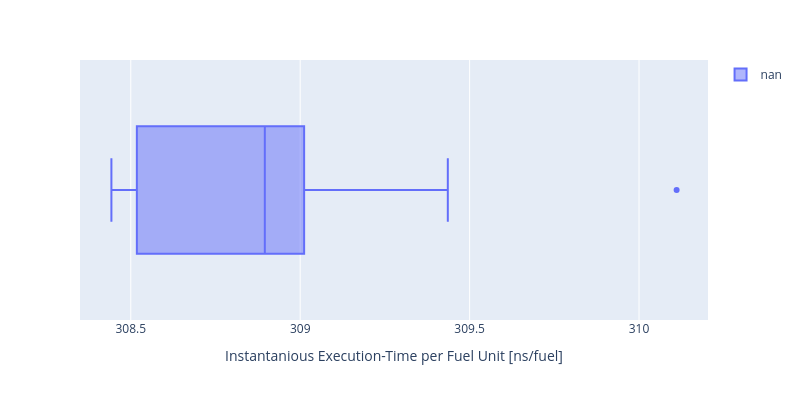

The cell this chart's notebook holds for it:
### Code cell
tpf=data.reset_index()
tpf[["wctpf", "tpf"]].groupby("wctpf").mean()


# plt.box(tpf[tpf["k"] == 40][tpf["tpf"] < 11], x="tpf", color="wctpf", log_x=True)


plt.box(tpf[tpf["k"] == 40][tpf["tpf"] > 100][tpf["wctpf"] != 25], x="tpf", color="wctpf_label", labels={
    "tpf": "Instantanious Execution-Time per Fuel Unit [ns/fuel]",
    "wctpf_label": ""
}, width=800, height=400)

### Figure 1 — Plotly figure (JSON) as saved in the notebook; plotly's stock layout.template omitted (floating-point values rounded to 4 significant figures)
{"data": [{"alignmentgroup": "True", "hovertemplate": "=nan<br>Instantanious Execution-Time per Fuel Unit [ns/fuel]=%{x}<extra></extra>", "legendgroup": "nan", "marker": {"color": "#636efa"}, "name": "nan", "notched": false, "offsetgroup": "nan", "orientation": "h", "showlegend": true, "type": "box", "x": [308.6, 308.5, 308.8, 308.4, 308.5, 308.5, 308.5, 308.8, 309.3, 308.5, 308.5, 308.7, 309.4, 309.0, 309.0, 310.1, 309.1, 309.0, 308.9, 309.0, 309.0, 308.9, 309.0], "x0": " ", "xaxis": "x", "y0": " ", "yaxis": "y"}], "layout": {"boxmode": "group", "height": 400, "legend": {"title": {"text": ""}, "tracegroupgap": 0}, "margin": {"t": 60}, "width": 800, "xaxis": {"anchor": "y", "domain": [0, 1], "title": {"text": "Instantanious Execution-Time per Fuel Unit [ns/fuel]"}}, "yaxis": {"anchor": "x", "domain": [0, 1]}}}
